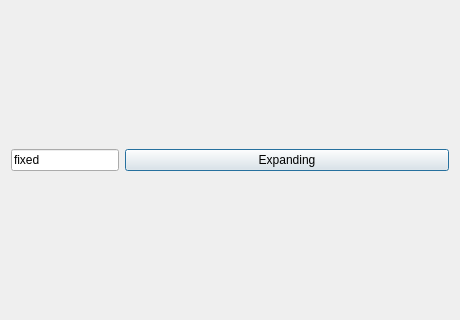
<?xml version="1.0" encoding="UTF-8"?>
<ui version="4.0"><class>Dialog</class><widget class="QDialog" name="Dialog"><property name="geometry"><rect><x>0</x><y>0</y><width>460</width><height>320</height></rect></property><property name="windowTitle"><string>#063 policies/148_line_fixed_btn_expanding</string></property><layout class="QVBoxLayout" name="verticalLayout"><property name="leftMargin"><number>11</number></property><property name="topMargin"><number>11</number></property><property name="rightMargin"><number>11</number></property><property name="bottomMargin"><number>11</number></property><property name="spacing"><number>6</number></property><item><layout class="QHBoxLayout" name="row"><property name="leftMargin"><number>0</number></property><property name="topMargin"><number>0</number></property><property name="rightMargin"><number>0</number></property><property name="bottomMargin"><number>0</number></property><property name="spacing"><number>6</number></property><item><widget class="QLineEdit" name="e1"><property name="sizePolicy"><sizepolicy hsizetype="Fixed" vsizetype="Fixed"><horstretch>0</horstretch><verstretch>0</verstretch></sizepolicy></property><property name="text"><string>fixed</string></property></widget></item><item><widget class="QPushButton" name="b1"><property name="sizePolicy"><sizepolicy hsizetype="Expanding" vsizetype="Fixed"><horstretch>0</horstretch><verstretch>0</verstretch></sizepolicy></property><property name="text"><string>Expanding</string></property></widget></item></layout></item></layout></widget></ui>
